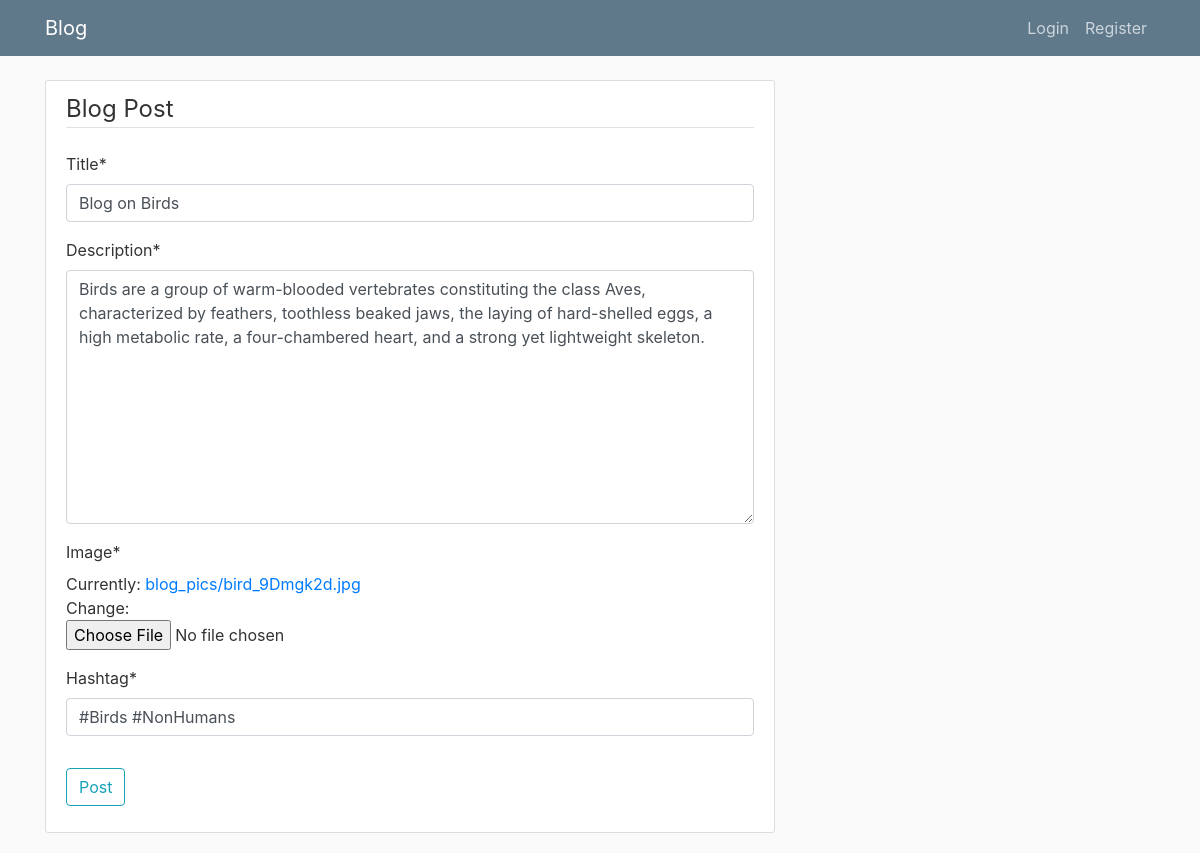
The app's page /BlogUpdateClass/26 with its own data.
### form/models.py (models this page shows, shortened)
class BlogData(models.Model):
	Title = models.CharField(max_length=200)
	Description = models.TextField()
	Image = models.ImageField(default='default.jpg',upload_to='blog_pics/')
	Hashtag = models.CharField(max_length=200)

### form/views.py (the view)
# urls.py: path('BlogUpdateClass/<pk>', form_views.BlogUpdateClass.as_view(),name='BlogUpdateClass'),
class BlogUpdateClass(UpdateView):
	model = BlogData
	template_name = 'form/AddPost.html'
	form_class = BlogForm

### form/forms.py
class BlogForm(forms.ModelForm):
	class Meta():
		model = BlogData
		fields = ('Title','Description','Image','Hashtag')

### form/templates/form/AddPost.html (shortened to what this page needs)
{% extends "form/base.html" %}
{% load crispy_forms_tags %}
{% block content %}
    <div class="content-section">
        <form method = "post" enctype="multipart/form-data">
            <fieldset class="form-group">
                <legend class="border-bottom mb-4">Blog Post</legend>
               	{{ form | crispy }}
            </fieldset>
            <div class="form-group">
                <button class="btn btn-outline-info" type="submit">Post</button>
            </div>
        </form>
    </div>
{% endblock content %}

### form/static/form/main.css (style rules this page uses)
body { background: #fafafa; color: #333333; margin-top: 5rem; }
.content-section { background: #ffffff; padding: 10px 20px; border: 1px solid #dddddd; border-radius: 3px; margin-bottom: 20px; }

### records on screen
BlogData: Title "Blog on Birds", Description "Birds are a group of warm-blooded vertebrates constituting the class Aves, characterized by feathers, toothless beaked jaws, the laying of hard-shelled eggs, a high metabolic rate, a four-chambered heart, and a strong yet lightweight skeleton.", Hashtag "#Birds #NonHumans"
